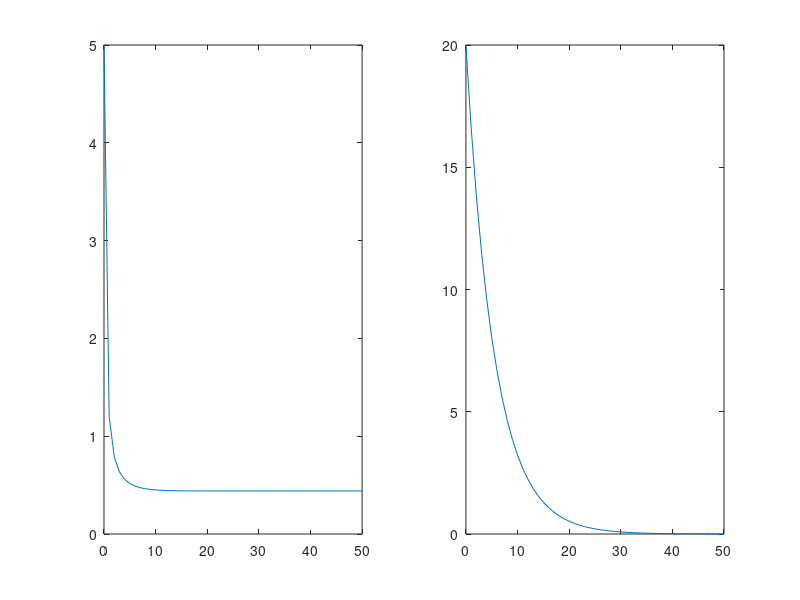

This figure's MATLAB source:
% Dynamic Programming simulation
% single in single out
clear;
clc;
T = 10;
N = 50;
dt = T / N;
A = 1 + dt;
B = 1;
H = 1*5;
Q = 0;
R = dt*05;
x = zeros(1, N + 1);  % 状态
x(1) = 20;
u = zeros(1, N);  % 控制输入
K = zeros(1, N + 1);
F = zeros(1, N);
K(1) = H;
for i = 1:N  % 倒着求系数
    F(i) = - (R + B * K(i) * B)^(-1) * B * K(i) * A;
    K(i+1) = Q + F(i) * R * F(i) + (A + B * F(i)) * K(i) * (A + B * F(i));
end
for j = 1:N  % 正着求输入和状态
    u(j) = F(N-j+1) * x(j);
    x(j+1) = A * x(j) + B * u(j);
end
u*u'/N
%%
figure();
subplot(1,2,1);
n1 = 0:1:N;
plot(n1, K);
subplot(1,2,2);
n2 = 1:1:N;
plot(n1, x);

%% Kalman滤波预测
H = 1;  % 观测矩阵 H(k)
P(1) = 1;  % 一步预测的协方差 P(k)
w = 0.5 * randn(1,N+1);  % 模拟产生测量噪声
Q = 1;
R = std(w)^2;    % V(k)的协方差 covariance
y(1) = x(1) + w(1);  % y是x的后验估计x(k|k)

for t = 2:N+1
    x_pre(t) = A * y(t-1) + B * u(t-1);  % x_pre是x的预测 x(k+1|k)
    P(t) = A * P(t-1) * A' + Q;  % 一步预测的协方差 P(k+1|k)  
    z(t) = H * x(t) + w(t);  % 观测方程 Z(k+1)=H(k+1)X(k+1)+W(k+1),Z(k+1)是k+1时刻的观测值
    
    S(t) = H * P(t) * H' + R;  % 观测向量的预测误差协方差 S(k+1)
    K_(t) = H * P(t) / S(t);  % 卡尔曼滤波器增益 K(k+1) 
    v(t) = z(t) - ( H * x_pre(t) );  % 测量残差 v(k+1)
    y(t) = x_pre(t) + K_(t) * v(t);  % 状态更新 X(k+1|k+1)=X(k+1|k)+K(k+1)*v(k+1)
    P(t) = (1 - H * K_(t)) * P(t);  % 误差协方差更新 P(k+1|k+1)=(I-K(k+1)*H(k+1))*P(k+1|k)
end
err = (x_pre(2:N+1) - x(2:N+1));
E = norm(err, 1)/N;
% c1 = [246 83 20]./255;
% c2 = [124 187 0]./255;
% c3 = [0 161 241]./255;
% c4 = [255 187 0]./255;
c1 = [0.85 0.33 0.10];
c2 = [0.93 0.69 0.13];
c4 = [0.49 0.18 0.56];
c3 = [0.00 0.45 0.74];
% figure();
% t1 = 1:N+1;
% t2 = 1:N;
% t3 = 2:N+1;
% plot(t1,y,'color',c1,'LineWidth',1.5);
% hold on;
% plot(t1,x,'color',c3,'LineWidth',1.5);
% plot(t2,x_pre(2:N+1),'color',c2,'LineWidth',1.5);
% plot(t3,err,'-.','color',c4,'LineWidth',1.5); 
% set(gca,"FontSize",15,"LineWidth",0.8);
% legend('estimation','true value','prediction','prediction error','FontSize',15);
